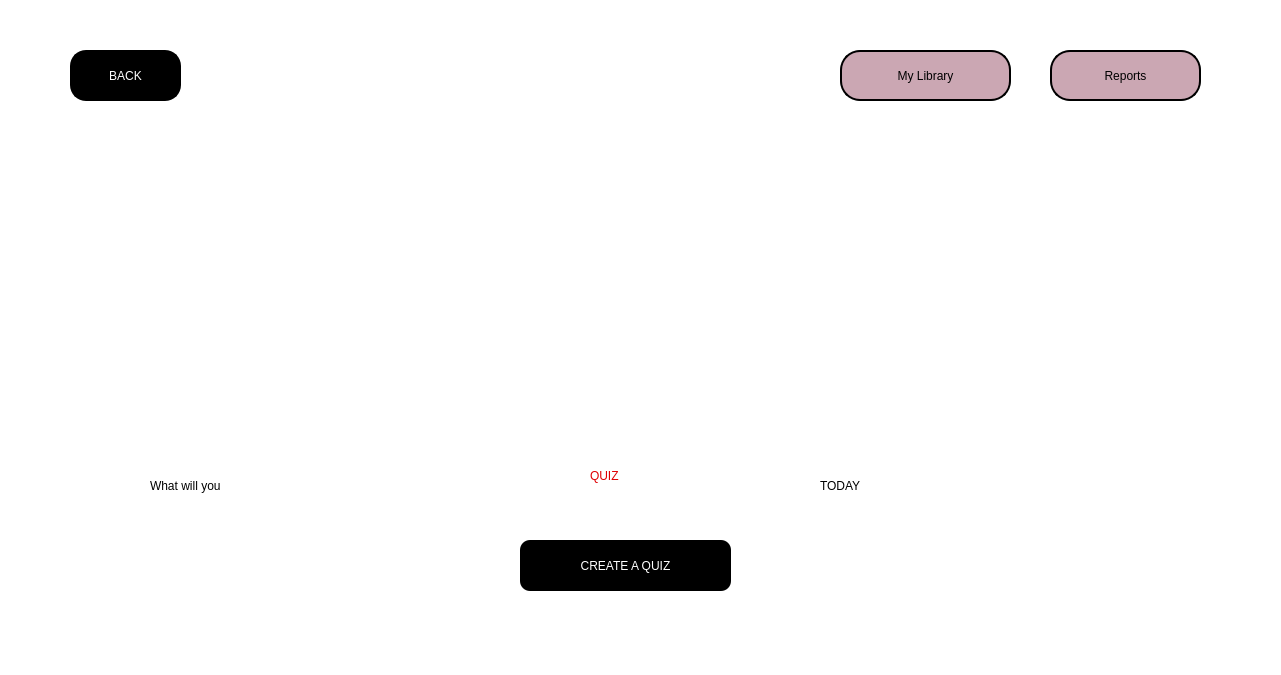
<?xml version="1.0" encoding="UTF-8"?>
<ui version="4.0">
 <class>MainWindow</class>
 <widget class="QMainWindow" name="MainWindow">
  <property name="geometry">
   <rect>
    <x>0</x>
    <y>0</y>
    <width>1281</width>
    <height>675</height>
   </rect>
  </property>
  <property name="windowTitle">
   <string>MainWindow</string>
  </property>
  <widget class="QWidget" name="centralwidget">
   <widget class="QLabel" name="label">
    <property name="geometry">
     <rect>
      <x>0</x>
      <y>0</y>
      <width>1301</width>
      <height>891</height>
     </rect>
    </property>
    <property name="styleSheet">
     <string notr="true">background-color:rgb(255, 255, 255);</string>
    </property>
    <property name="text">
     <string/>
    </property>
    <property name="pixmap">
     <pixmap>../../blue-purple-abstract-background.jpg</pixmap>
    </property>
    <property name="scaledContents">
     <bool>true</bool>
    </property>
   </widget>
   <widget class="QPushButton" name="pushButton">
    <property name="geometry">
     <rect>
      <x>520</x>
      <y>540</y>
      <width>211</width>
      <height>51</height>
     </rect>
    </property>
    <property name="styleSheet">
     <string notr="true">font: 75 17pt &quot;MS Shell Dlg 2&quot;;
background-color: rgb(0, 0, 0);
color: rgb(255, 255, 255);
border-radius:10px;
</string>
    </property>
    <property name="text">
     <string>CREATE A QUIZ</string>
    </property>
   </widget>
   <widget class="QLabel" name="label_3">
    <property name="geometry">
     <rect>
      <x>20</x>
      <y>80</y>
      <width>101</width>
      <height>81</height>
     </rect>
    </property>
    <property name="text">
     <string/>
    </property>
   </widget>
   <widget class="QLabel" name="label_6">
    <property name="geometry">
     <rect>
      <x>530</x>
      <y>290</y>
      <width>51</width>
      <height>51</height>
     </rect>
    </property>
    <property name="text">
     <string/>
    </property>
    <property name="pixmap">
     <pixmap>../subject-computers.jpg</pixmap>
    </property>
   </widget>
   <widget class="QLabel" name="label_7">
    <property name="geometry">
     <rect>
      <x>620</x>
      <y>290</y>
      <width>51</width>
      <height>51</height>
     </rect>
    </property>
    <property name="text">
     <string/>
    </property>
    <property name="pixmap">
     <pixmap>../subject-career-ed-professional-development.png</pixmap>
    </property>
   </widget>
   <widget class="QLabel" name="label_8">
    <property name="geometry">
     <rect>
      <x>700</x>
      <y>290</y>
      <width>51</width>
      <height>51</height>
     </rect>
    </property>
    <property name="text">
     <string/>
    </property>
    <property name="pixmap">
     <pixmap>../subject-world-languages.png</pixmap>
    </property>
   </widget>
   <widget class="QLabel" name="label_9">
    <property name="geometry">
     <rect>
      <x>780</x>
      <y>290</y>
      <width>51</width>
      <height>51</height>
     </rect>
    </property>
    <property name="text">
     <string/>
    </property>
    <property name="pixmap">
     <pixmap>../subject-social-studies.png</pixmap>
    </property>
   </widget>
   <widget class="QLabel" name="label_10">
    <property name="geometry">
     <rect>
      <x>150</x>
      <y>460</y>
      <width>891</width>
      <height>51</height>
     </rect>
    </property>
    <property name="styleSheet">
     <string notr="true">
font: 40pt &quot;Stencil&quot;;
color: rgb(0, 0, 0);</string>
    </property>
    <property name="text">
     <string>What will you </string>
    </property>
   </widget>
   <widget class="QPushButton" name="pushButton_4">
    <property name="geometry">
     <rect>
      <x>70</x>
      <y>50</y>
      <width>111</width>
      <height>51</height>
     </rect>
    </property>
    <property name="styleSheet">
     <string notr="true">QPushButton{
background-color: rgb(0, 0, 0);
font: 63 17pt &quot;Segoe UI Variable Small Semibol&quot;;
border-radius: 16px;
border:2px solid black;
color:white;
}
QPushButton:pressed{

background-color: rgb(209, 199, 199);
}</string>
    </property>
    <property name="text">
     <string>BACK</string>
    </property>
   </widget>
   <widget class="QPushButton" name="pushButton_2">
    <property name="geometry">
     <rect>
      <x>840</x>
      <y>50</y>
      <width>171</width>
      <height>51</height>
     </rect>
    </property>
    <property name="styleSheet">
     <string notr="true">font: 75 20pt &quot;MS Shell Dlg 2&quot;;
border:2px solid black;
border-radius:20px;
color: rgb(0, 0, 0);
background-color: rgb(203, 167, 179);</string>
    </property>
    <property name="text">
     <string>My Library</string>
    </property>
   </widget>
   <widget class="QPushButton" name="pushButton_3">
    <property name="geometry">
     <rect>
      <x>1050</x>
      <y>50</y>
      <width>151</width>
      <height>51</height>
     </rect>
    </property>
    <property name="styleSheet">
     <string notr="true">font: 75 20pt &quot;MS Shell Dlg 2&quot;;
border:2px solid black;
border-radius:20px;
color: rgb(0, 0, 0);
background-color: rgb(203, 167, 179);</string>
    </property>
    <property name="text">
     <string>Reports</string>
    </property>
   </widget>
   <widget class="QLabel" name="label_2">
    <property name="geometry">
     <rect>
      <x>400</x>
      <y>140</y>
      <width>461</width>
      <height>231</height>
     </rect>
    </property>
    <property name="text">
     <string/>
    </property>
    <property name="pixmap">
     <pixmap>../../quizzard-high-resolution-logo-black-transparent.png</pixmap>
    </property>
    <property name="scaledContents">
     <bool>true</bool>
    </property>
   </widget>
   <widget class="QLabel" name="label_11">
    <property name="geometry">
     <rect>
      <x>590</x>
      <y>420</y>
      <width>231</width>
      <height>111</height>
     </rect>
    </property>
    <property name="styleSheet">
     <string notr="true">
font: 65pt &quot;Stencil&quot;;
color: rgb(223, 0, 3);</string>
    </property>
    <property name="text">
     <string>QUIZ</string>
    </property>
   </widget>
   <widget class="QLabel" name="label_12">
    <property name="geometry">
     <rect>
      <x>820</x>
      <y>460</y>
      <width>891</width>
      <height>51</height>
     </rect>
    </property>
    <property name="styleSheet">
     <string notr="true">
font: 40pt &quot;Stencil&quot;;
color: rgb(0, 0, 0);</string>
    </property>
    <property name="text">
     <string>TODAY</string>
    </property>
   </widget>
  </widget>
 </widget>
 <resources/>
 <connections/>
</ui>
